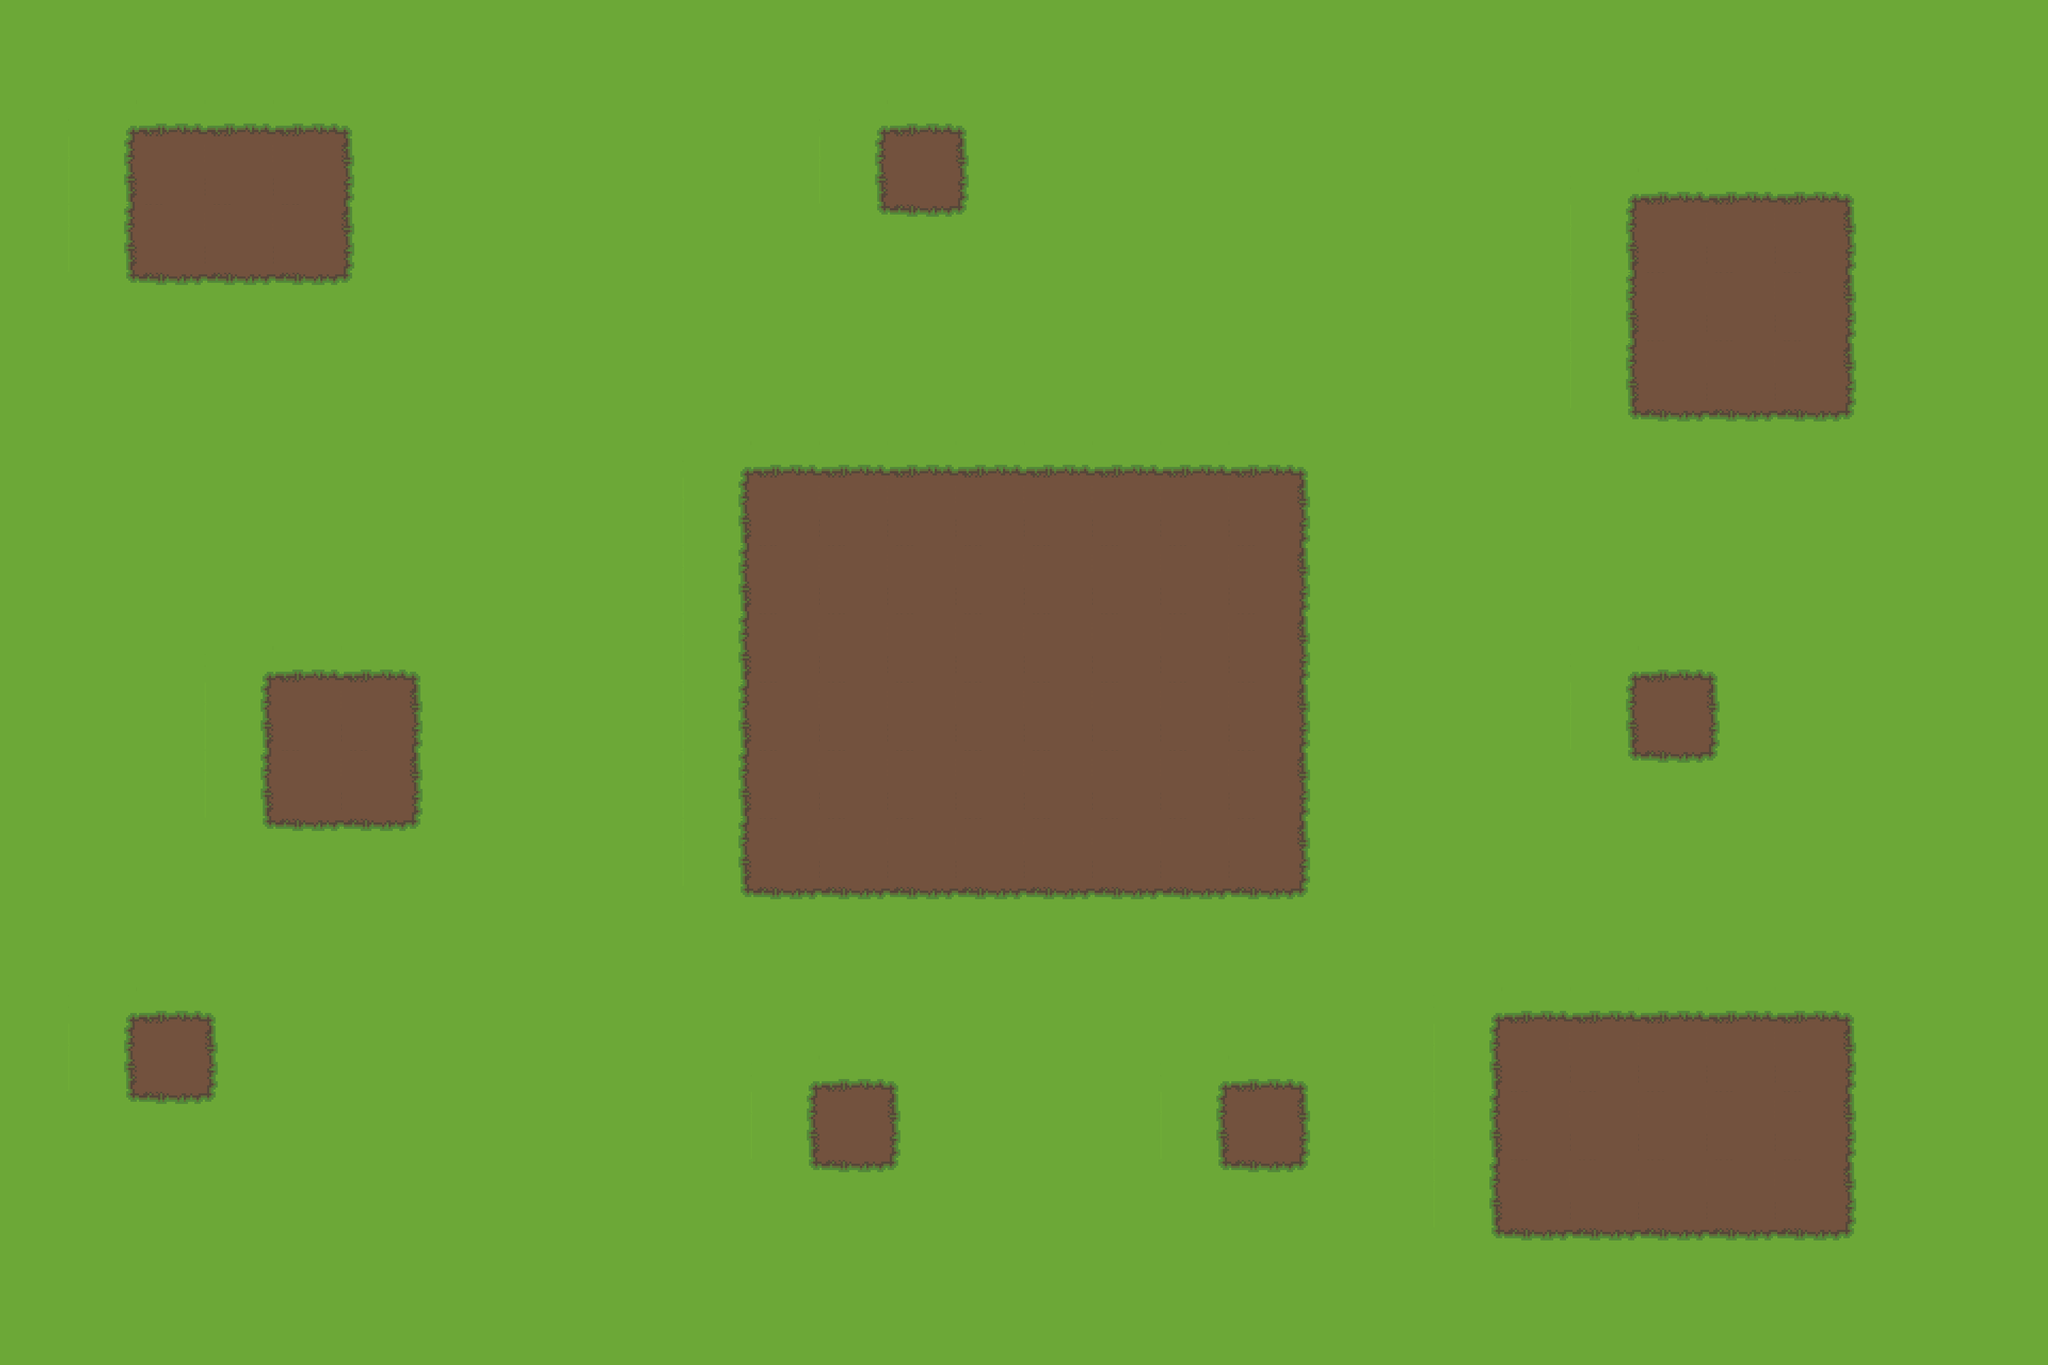

Tiled map render using the project's own tile images. Description and the whole map definition, tile-layer contents included, below:
An orthogonal 30x20 tile map with 128x128 px tiles, 1 tile layer (floor).

<map version="1.10" tiledversion="1.10.2" orientation="orthogonal" renderorder="right-down" width="30" height="20" tilewidth="128" tileheight="128" infinite="0" nextlayerid="2" nextobjectid="1">
 <tileset firstgid="1" source="spritemap.tsx" />
 <layer id="1" name="floor" width="30" height="20">
  <data encoding="csv">
15,15,15,15,15,15,15,15,15,15,15,15,15,15,15,15,15,15,15,15,15,15,15,15,15,15,15,15,15,15,
15,1,2,2,2,3,15,15,15,15,15,15,1,2,3,15,15,15,15,15,15,15,15,15,15,15,15,15,15,15,
15,11,12,12,12,13,15,15,15,15,15,15,11,12,13,15,15,15,15,15,15,15,15,1,2,2,2,3,15,15,
15,11,12,12,12,13,15,15,15,15,15,15,21,22,23,15,15,15,15,15,15,15,15,11,12,12,12,13,15,15,
15,21,22,22,22,23,15,15,15,15,15,15,15,15,15,15,15,15,15,15,15,15,15,11,12,12,12,13,15,15,
15,15,15,15,15,15,15,15,15,15,15,15,15,15,15,15,15,15,15,15,15,15,15,11,12,12,12,13,15,15,
15,15,15,15,15,15,15,15,15,15,1,2,2,2,2,2,2,2,2,3,15,15,15,21,22,22,22,23,15,15,
15,15,15,15,15,15,15,15,15,15,11,12,12,12,12,12,12,12,12,13,15,15,15,15,15,15,15,15,15,15,
15,15,15,15,15,15,15,15,15,15,11,12,12,12,12,12,12,12,12,13,15,15,15,15,15,15,15,15,15,15,
15,15,15,1,2,2,3,15,15,15,11,12,12,12,12,12,12,12,12,13,15,15,15,1,2,3,15,15,15,15,
15,15,15,11,12,12,13,15,15,15,11,12,12,12,12,12,12,12,12,13,15,15,15,11,12,13,15,15,15,15,
15,15,15,11,12,12,13,15,15,15,11,12,12,12,12,12,12,12,12,13,15,15,15,21,22,23,15,15,15,15,
15,15,15,21,22,22,23,15,15,15,11,12,12,12,12,12,12,12,12,13,15,15,15,15,15,15,15,15,15,15,
15,15,15,15,15,15,15,15,15,15,21,22,22,22,22,22,22,22,22,23,15,15,15,15,15,15,15,15,15,15,
15,1,2,3,15,15,15,15,15,15,15,15,15,15,15,15,15,15,15,15,15,1,2,2,2,2,2,3,15,15,
15,11,12,13,15,15,15,15,15,15,15,1,2,3,15,15,15,1,2,3,15,11,12,12,12,12,12,13,15,15,
15,21,22,23,15,15,15,15,15,15,15,11,12,13,15,15,15,11,12,13,15,11,12,12,12,12,12,13,15,15,
15,15,15,15,15,15,15,15,15,15,15,21,22,23,15,15,15,21,22,23,15,11,12,12,12,12,12,13,15,15,
15,15,15,15,15,15,15,15,15,15,15,15,15,15,15,15,15,15,15,15,15,21,22,22,22,22,22,23,15,15,
15,15,15,15,15,15,15,15,15,15,15,15,15,15,15,15,15,15,15,15,15,15,15,15,15,15,15,15,15,15
</data>
 </layer>
</map>
